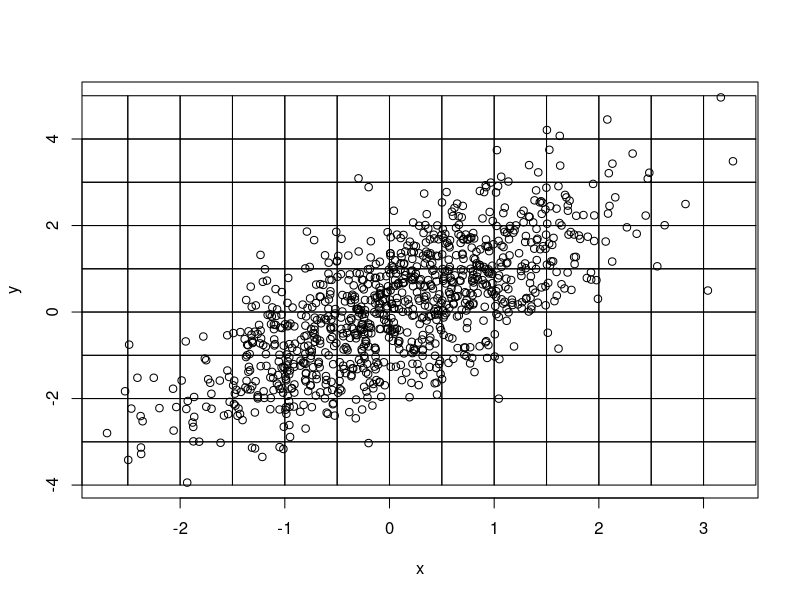

R code for this plot:
# Christopher L. Simons, 2013

n_points <- 1000

#png("test.png")

x <- rnorm(n_points)
y <- x + rnorm(n_points)
data <- cbind(x, y)

breaks_x <- hist(x, plot=FALSE)$breaks
breaks_y <- hist(y, plot=FALSE)$breaks

debug_flag <- TRUE
debug <- function(message) {
    if (debug_flag) {
        print(message)
    }
}

plot(data)

cell_points <- c()
for (xb in 1:(length(breaks_x) - 1)) {
    for (yb in 1:(length(breaks_y) - 1)) {
        points_in_cell <- 0
        for (i in 1:length(data[,1])) {
            xi <- data[i,][1]
            yi <- data[i,][2]
            if (xi >= breaks_x[xb] && xi <= breaks_x[xb + 1]
                    && yi >= breaks_y[yb] && yi <= breaks_y[yb + 1]) {
                points_in_cell <- points_in_cell + 1
            }
        }
        cell_points[length(cell_points) + 1] <- points_in_cell
        #
        # Draw polygon for each cell; verticies:
        # { (lo-px, lo-py), (hi-px, lo-py),
        #   (hi-px, hi-py), (lo-px, hi-py), (lo-px, lo-py) }
        #
        coords_x <- c()
        coords_x[length(coords_x) + 1] <- breaks_x[xb]
        coords_x[length(coords_x) + 1] <- breaks_x[xb + 1]
        coords_x[length(coords_x) + 1] <- breaks_x[xb + 1]
        coords_x[length(coords_x) + 1] <- breaks_x[xb]
        coords_x[length(coords_x) + 1] <- breaks_x[xb]

        coords_y <- c()
        coords_y[length(coords_y) + 1] <- breaks_y[yb]
        coords_y[length(coords_y) + 1] <- breaks_y[yb]
        coords_y[length(coords_y) + 1] <- breaks_y[yb + 1]
        coords_y[length(coords_y) + 1] <- breaks_y[yb + 1]
        coords_y[length(coords_y) + 1] <- breaks_y[yb]

        polygon(coords_x, coords_y)
    }
}

print(cell_points)
#dev.off()
